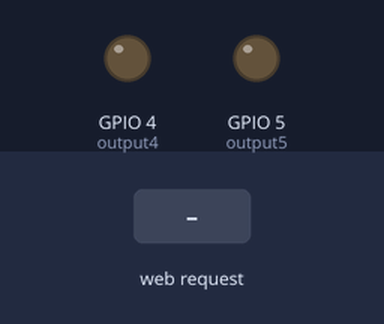
Simulated run of this sketch. Board: ESP8266 (NodeMCU). Parts: output pins drawn as LEDs (lit = HIGH). The inputs (shaded band) are chosen by the test bench. WiFi joins after 1.5 s; servers stay silent unless stated; what the sketch prints to the serial monitor is not drawn.

Above: at 2.7 s.
2.8 s: HTTP request GET /5/on received
At 3.8 s:
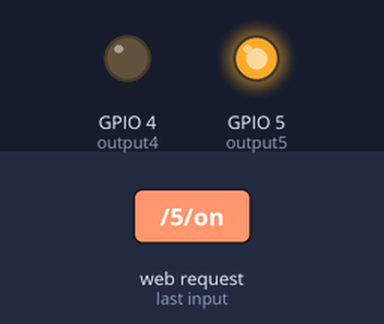
4.3 s: HTTP request GET /4/on received
At 4.9 s:
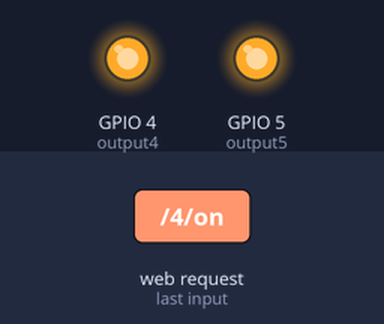
5.8 s: HTTP request GET /5/off received
At 6.1 s:
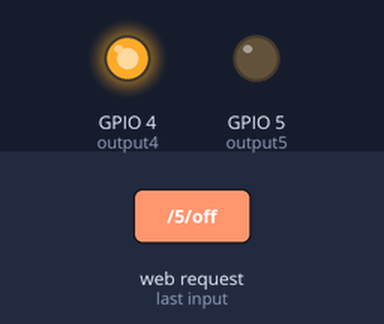
7.3 s: HTTP request GET /4/off received
At 8.4 s:
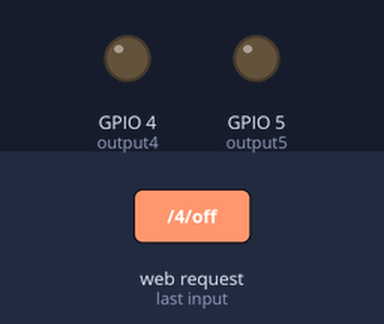
8.8 s: HTTP request GET /6/on received
At 9.6 s:
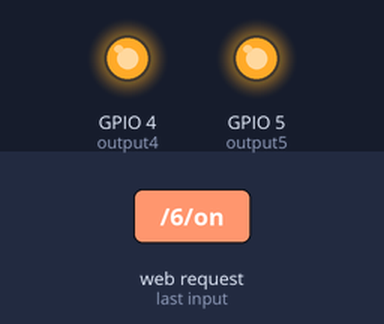
Timing chart, 0 to 11.3 s (numbered marks = the images above; inputs shaded):
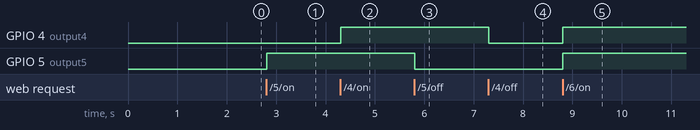

The sketch:

gomulu_proje.ino
```cpp
#include <ESP8266WiFi.h>

//ortak wifi ağına bağlanmak için bilgiler
const char* ssid     = "hakanesp";
const char* password = "24321008";

// port numarası
WiFiServer server(80);

String header;


String output5State = "off";
String output4State = "off";
String output6State = "off";

// pin ataması
const int output5 = 5;
const int output4 = 4;


unsigned long currentTime = millis();

unsigned long previousTime = 0;
const long timeoutTime = 2000;

void setup() {
  Serial.begin(115200);
  // çıkışlar ayarlanması
  pinMode(output5, OUTPUT);
  pinMode(output4, OUTPUT);

  digitalWrite(output5, LOW);
  digitalWrite(output4, LOW);


  // tanımlanan şifre ve wifi adından bağlanmayı başlatıyor
  Serial.print("Connecting to ");
  Serial.println(ssid);
  WiFi.begin(ssid, password);
  while (WiFi.status() != WL_CONNECTED) {
    delay(500);
    Serial.print(".");
  }
  // serial mönütüre ipadresini yazıyor
  Serial.println("");
  Serial.println("WiFi connected.");
  Serial.println("IP address: ");
  Serial.println(WiFi.localIP());
  server.begin();
}

void loop(){
  WiFiClient client = server.available();   // istemcileri dinliyor

  if (client) {                             // yeni bir istemci gelince çalışan blok
    Serial.println("New Client.");
    String currentLine = "";                // istemcinin bilgilerini basıyor
    currentTime = millis();
    previousTime = currentTime;
    while (client.connected() && currentTime - previousTime <= timeoutTime) { // istemci bağlı olduğu sürece çalışan döngü
      currentTime = millis();
      if (client.available()) {
        char c = client.read();
        Serial.write(c);
        header += c;
        if (c == '\n') {

          if (currentLine.length() == 0) {

            client.println("HTTP/1.1 200 OK");
            client.println("Content-type:text/html");
            client.println("Connection: close");
            client.println();

            // butonların etkileşimini ayarlıyor
            if (header.indexOf("GET /5/on") >= 0) {
              Serial.println("GPIO 5 on");
              output5State = "on";
              digitalWrite(output5, HIGH);
            } else if (header.indexOf("GET /5/off") >= 0) {
              Serial.println("GPIO 5 off");
              output5State = "off";
              digitalWrite(output5, LOW);
            } else if (header.indexOf("GET /4/on") >= 0) {
              Serial.println("GPIO 4 on");
              output4State = "on";
              digitalWrite(output4, HIGH);
            } else if (header.indexOf("GET /4/off") >= 0) {
              Serial.println("GPIO 4 off");
              output4State = "off";
              digitalWrite(output4, LOW);
            }else if(header.indexOf("GET /6/on") >= 0){
              Serial.println("GPIO 6 on");
              output6State = "on";
              digitalWrite(output5, HIGH);
              digitalWrite(output4, HIGH);


            }else if(header.indexOf("GET /6/off") >= 0){
              Serial.println("GPIO 6 off");
              output6State = "off";
              digitalWrite(output5, LOW);
              digitalWrite(output4, LOW);
            }

            // burda html ile sayfanın basit tasarımı yapılıyor
            client.println("<!DOCTYPE html><html>");
            client.println("<head><meta name=\"viewport\" content=\"width=device-width, initial-scale=1\">");
            client.println("<link rel=\"icon\" href=\"data:,\">");
            // CSS ile tasarımı ayarlanıyor

            client.println("<style>html { font-family: Helvetica; display: inline-block; margin: 0px auto; text-align: center;}");
            client.println(".button { background-color: #195B6A; border: none; color: white; padding: 16px 40px;");
            client.println("text-decoration: none; font-size: 30px; margin: 2px; cursor: pointer;}");
            client.println(".button2 {background-color: #77878A;}</style></head>");

            // sayfanın başlığı
            client.println("<body><h1>Gomulu Sistemler </h1>");


            client.println("<p>GPIO 5 - State " + output5State + "</p>");
            // If the output5State is off, it displays the ON button
            if (output5State=="off") {
              client.println("<p><a href=\"/5/on\"><button class=\"button\">ON</button></a></p>");
            } else {
              client.println("<p><a href=\"/5/off\"><button class=\"button button2\">OFF</button></a></p>");
            }


            client.println("<p>GPIO 4 - State " + output4State + "</p>");

            if (output4State=="off") {
              client.println("<p><a href=\"/4/on\"><button class=\"button\">ON</button></a></p>");
            } else {
              client.println("<p><a href=\"/4/off\"><button class=\"button button2\">OFF</button></a></p>");
            }

            client.println("<p>GPIO 6 - State " + output6State + "</p>");
            if (output6State=="off") {
              client.println("<p><a href=\"/6/on\"><button class=\"button\">ON</button></a></p>");
            } else {
              client.println("<p><a href=\"/6/off\"><button class=\"button button2\">OFF</button></a></p>");
            }
            client.println("</body></html>");


            client.println();
            // while döngüsü kırılıyor
            break;
          } else { // if you got a newline, then clear currentLine
            currentLine = "";
          }
        } else if (c != '\r') {
          currentLine += c;
        }
      }
    }

    header = "";
    // bağlantıyı koparıyor
    client.stop();
    Serial.println("istemci çıktı.");
    Serial.println("");
  }
}
```

Measured:
- after the input at 2.8 s, GPIO 5 (output5): LOW → HIGH at once
- after the input at 4.3 s, GPIO 4 (output4): LOW → HIGH at once
- after the input at 5.8 s, GPIO 5 (output5): HIGH → LOW at once
- after the input at 7.3 s, GPIO 4 (output4): HIGH → LOW at once
- after the input at 8.8 s, GPIO 4 (output4), GPIO 5 (output5): LOW → HIGH at once
